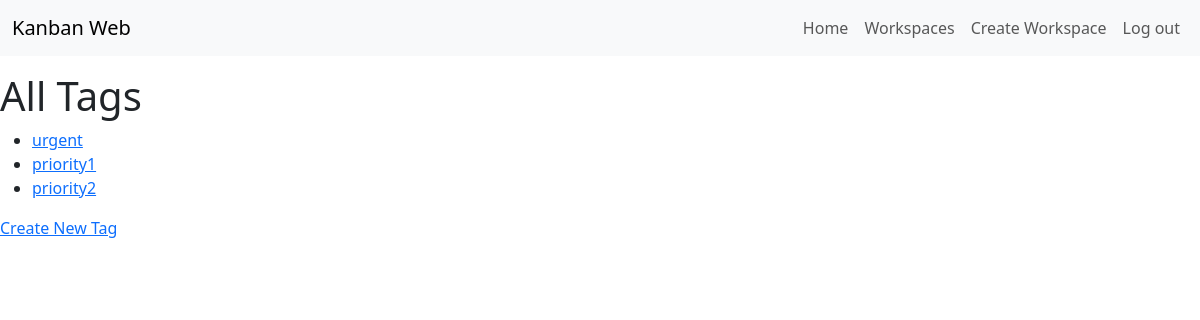
Screenshot of /tags/ (signed in) with the database file from the repository.
### tasks/models.py (models this page shows, shortened)
class Tag(models.Model):
    name = models.CharField(max_length=50, unique=True)

### tasks/views.py (the view)
# urls.py: path('tags/', views.tags, name='tags'),  # Ruta para listar todas las etiquetas
@login_required
def tags(request):
    tags = Tag.objects.all()
    return render(request, 'tags.html', {'tags': tags})

### tasks/templates/tags.html
{% extends 'base.html' %}
{% block content %}
<h1>All Tags</h1>
<ul>
    {% for tag in tags %}
    <li>
        <a href="{% url 'filter_by_tag' tag.id %}">{{ tag.name }}</a>
    </li>
    {% endfor %}
</ul>
<a href="{% url 'create_tag' %}">Create New Tag</a>
{% endblock %}

### rows the page displays
Tag: name "urgent"
Tag: name "priority1"
Tag: name "priority2"
